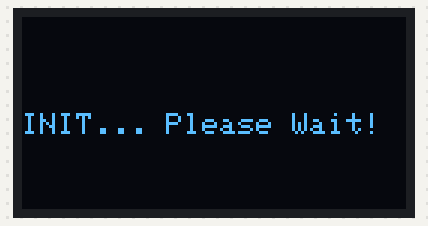
The sketch below on a simulated Arduino Mega 2560, built with avr-gcc and run on an emulated ATmega2560. Shown: 128×64 one-colour display.

Above: at 1.1 s.
At 4.54 s:
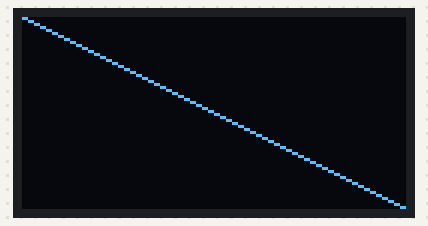
At 13.09 s:
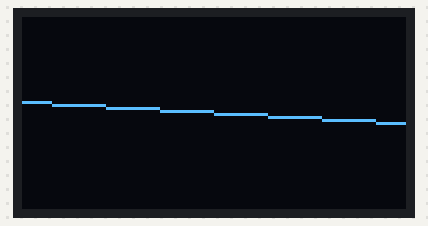
At 21.94 s:
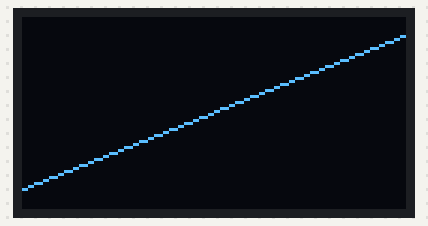
At 30.79 s:
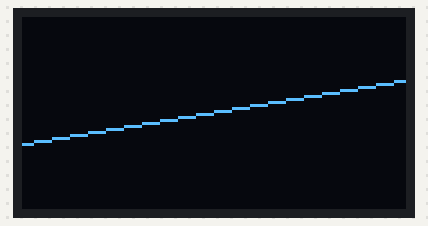
At 39.64 s:
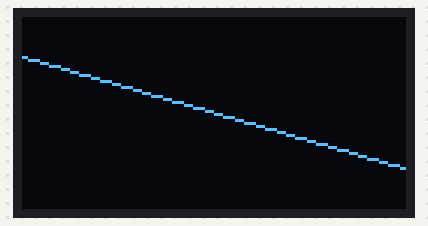

Measured:
- what the display in image 0 shows lasts 3.3 s, from 1.1 s to 4.4 s

The sketch:

AdaFruitGFX-Esempio_1.ino
```cpp
/*
  Author: Francesco Pradella
  Description: Sketch con utilizzo della libreria AdaFruit e Oled 128x64 I2C.
  Disegna una linea che in loop si inclina nello schermo variando la coordinata Y ad inizio e fine segmento.

  Latest Test:  26.01.2024
  Board:        Arduino Mega 2560+ Keyestudio
  LCD:          Oled 128x64 I2C AZDelivery

  Library:
  Adafruit_GFX Ver. 1.11.19
  Adafruit_SSD1306 Ver. 1.5.9
*/
#include <Adafruit_GFX.h>
#include <Adafruit_SSD1306.h>

#define SCREEN_WIDTH 128
#define SCREEN_HEIGHT 64

Adafruit_SSD1306 display(SCREEN_WIDTH, SCREEN_HEIGHT);
int cnt;
int yi, yf;
int dy;

unsigned long oldTime;            // Last changing status time.
unsigned long timePeriod = 250;  // milliseconds for temporization.

void setup() {
  if(!display.begin(SSD1306_SWITCHCAPVCC, 0x3C)){
    while(true);
  }
  delay(1000);
  display.clearDisplay();
  display.display();

  //Setto il colore del testo a "bianco"
  display.setTextColor( WHITE);
  //Setto dimensione del testo
  display.setTextSize(1);
  //Sposto il cursore a metà altezza del display
  display.setCursor(0, SCREEN_HEIGHT / 2);
  //Stampo una scritta iniziale di inizializzazione oled
  display.println("INIT... Please Wait!");
  //La mando in stampa [pubblico il buffer di memoria dell'lcd]
  display.display();

  // coordinate Y di partenza degli estremi della linea e delta spostamento sull'asse Y.
  yi = 0;
  yf = 63;
  dy = 1;
  delay(3000);
  oldTime = millis();
}

void loop() {
  if(millis() - oldTime > timePeriod){
    newLine(&yi, &yf, &dy);
    oldTime = millis();
  }

}

void newLine(int *_yi, int *_yf, int *_dy){
  display.clearDisplay();
  display.display();

  display.drawLine(0, *_yi, 127, *_yf, WHITE);
  display.display();
  *_yi = *_yi + *_dy;
  *_yf = *_yf - *_dy;

  if(*_yi == 0)
    *_dy = -(*_dy);
  if(*_yi == 64)
    *_dy = -(*_dy);
}
```
